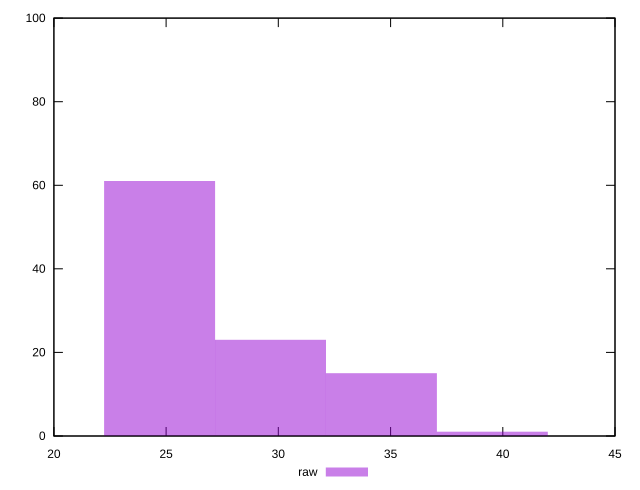

Here is the gnuplot script that generated this plot:
reset
set terminal svg size 640, 490 enhanced background rgb 'white'
set output "reprap/max-potential-fid/samples/pages+cached+noexternal+noimg/raw/histogram.svg"

$raw <<EOF
29.64660843719544 23
34.587709843394684 15
24.705507030996202 61
39.52881124959392 1
EOF

set key outside below
set boxwidth 4.94110140619924
set yrange [0:100]
set style fill transparent solid 0.5 noborder

plot \
  $raw title "raw" with boxes, \


reset
